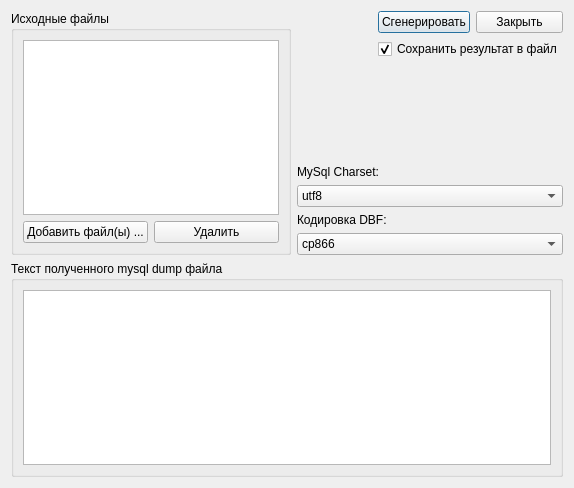
<?xml version="1.0" encoding="UTF-8"?>
<ui version="4.0">
 <class>DbfToMySqlDumpDialog</class>
 <widget class="QDialog" name="DbfToMySqlDumpDialog">
  <property name="geometry">
   <rect>
    <x>0</x>
    <y>0</y>
    <width>574</width>
    <height>488</height>
   </rect>
  </property>
  <property name="windowTitle">
   <string>Формирование файла дампов MySql из DBF</string>
  </property>
  <layout class="QGridLayout" name="gridLayout_3">
   <item row="7" column="0" colspan="4">
    <widget class="QGroupBox" name="gbOutStmtText">
     <property name="title">
      <string>Текст полученного mysql dump файла</string>
     </property>
     <layout class="QGridLayout" name="gridLayout_2">
      <item row="0" column="0">
       <widget class="QPlainTextEdit" name="outStmtText"/>
      </item>
     </layout>
    </widget>
   </item>
   <item row="0" column="2">
    <widget class="QPushButton" name="btnGenerate">
     <property name="text">
      <string>Сгенерировать</string>
     </property>
    </widget>
   </item>
   <item row="0" column="3">
    <widget class="QPushButton" name="btnClose">
     <property name="text">
      <string>Закрыть</string>
     </property>
    </widget>
   </item>
   <item row="0" column="0" rowspan="7">
    <widget class="QGroupBox" name="gbSourceFilesList">
     <property name="title">
      <string>Исходные файлы</string>
     </property>
     <layout class="QGridLayout" name="gridLayout">
      <item row="0" column="0" colspan="2">
       <widget class="QListWidget" name="lstSourceFiles">
        <property name="selectionMode">
         <enum>QAbstractItemView::MultiSelection</enum>
        </property>
        <property name="selectionBehavior">
         <enum>QAbstractItemView::SelectRows</enum>
        </property>
       </widget>
      </item>
      <item row="1" column="0">
       <widget class="QPushButton" name="btnAddFiles">
        <property name="text">
         <string>Добавить файл(ы) ...</string>
        </property>
       </widget>
      </item>
      <item row="1" column="1">
       <widget class="QPushButton" name="btnDelFiles">
        <property name="text">
         <string>Удалить</string>
        </property>
       </widget>
      </item>
     </layout>
    </widget>
   </item>
   <item row="0" column="1">
    <spacer name="horizontalSpacer">
     <property name="orientation">
      <enum>Qt::Horizontal</enum>
     </property>
     <property name="sizeHint" stdset="0">
      <size>
       <width>40</width>
       <height>20</height>
      </size>
     </property>
    </spacer>
   </item>
   <item row="1" column="2" colspan="2">
    <widget class="QCheckBox" name="chkSaveToFile">
     <property name="text">
      <string>Сохранить результат в файл</string>
     </property>
     <property name="checked">
      <bool>true</bool>
     </property>
    </widget>
   </item>
   <item row="3" column="1" colspan="2">
    <widget class="QLabel" name="lblMySqlCodec">
     <property name="text">
      <string>MySql Charset:</string>
     </property>
    </widget>
   </item>
   <item row="4" column="1" colspan="3">
    <widget class="QComboBox" name="cmbMySqlCodec">
     <item>
      <property name="text">
       <string>utf8</string>
      </property>
     </item>
     <item>
      <property name="text">
       <string>cp1251</string>
      </property>
     </item>
     <item>
      <property name="text">
       <string>cp866</string>
      </property>
     </item>
    </widget>
   </item>
   <item row="5" column="1" colspan="2">
    <widget class="QLabel" name="lblDbfCodec">
     <property name="text">
      <string>Кодировка DBF:</string>
     </property>
    </widget>
   </item>
   <item row="6" column="1" colspan="3">
    <widget class="QComboBox" name="cmbDbfCodec">
     <property name="currentIndex">
      <number>2</number>
     </property>
     <item>
      <property name="text">
       <string>utf8</string>
      </property>
     </item>
     <item>
      <property name="text">
       <string>cp1251</string>
      </property>
     </item>
     <item>
      <property name="text">
       <string>cp866</string>
      </property>
     </item>
    </widget>
   </item>
   <item row="2" column="2">
    <spacer name="verticalSpacer">
     <property name="orientation">
      <enum>Qt::Vertical</enum>
     </property>
     <property name="sizeHint" stdset="0">
      <size>
       <width>20</width>
       <height>40</height>
      </size>
     </property>
    </spacer>
   </item>
  </layout>
 </widget>
 <resources/>
 <connections>
  <connection>
   <sender>btnClose</sender>
   <signal>clicked()</signal>
   <receiver>DbfToMySqlDumpDialog</receiver>
   <slot>accept()</slot>
   <hints>
    <hint type="sourcelabel">
     <x>526</x>
     <y>470</y>
    </hint>
    <hint type="destinationlabel">
     <x>413</x>
     <y>460</y>
    </hint>
   </hints>
  </connection>
 </connections>
</ui>
